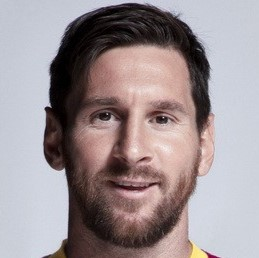
#> input picture Fifth Course/Visión Artificial/Prova Lab2/messi.jpg, 259 x 258 px
$ jupyter execute E2_P2.ipynb
#> lines starting #> are read from the running program, lines starting #| are printed output that depends on the picture; after the words box and inside, x2 and y2 are one past the last pixel; in counts of white or black regions, pixels touching at a corner belong together
# E2

Quadrants are back! You need to divide the messi.jpg image into four different quadrants. The following modifications must be applied:

1. Q0: Nothing, plain grayscale.
2. Q1: High-pass filter result.
3. Q2: Low-pass filter result.
4. Q3: Canny edges of the quadrant.

The resulting image should look like this:

[cell 1]
import numpy as np
import matplotlib.pyplot as plt
from skimage import io, color, feature, img_as_float
from skimage.filters import gaussian

from scipy.ndimage import gaussian_filter

# === Load and prepare image ===
img = io.imread('messi.jpg')
#> img is the input picture: shape (258, 259, 3); mean R, G, B 156.7, 145.5, 148.4
width = img.shape[0]
#> width = 258
height = img.shape[1]
#> height = 259
img_grayscale = color.rgb2gray(img)
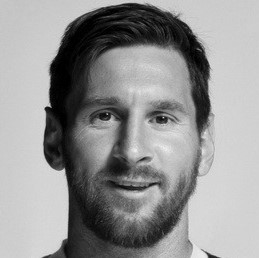
#> img_grayscale: shape (258, 259) float64; min 0, max 0.94, mean 0.581
low_filter = gaussian(img_grayscale, sigma=1.5)
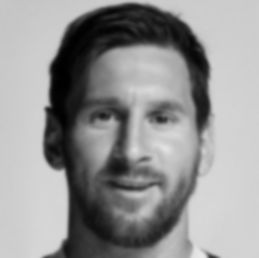
#> low_filter: shape (258, 259) float64; min 0.00317, max 0.91, mean 0.581
high_filter = img_grayscale - low_filter
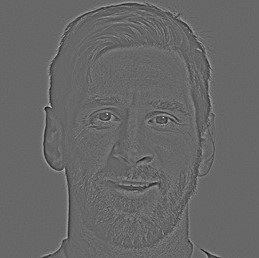
#> high_filter: shape (258, 259) float64; min -0.369, max 0.537, mean 9.47e-06; drawn with min black and max white
canny_filter = feature.canny(low_filter)
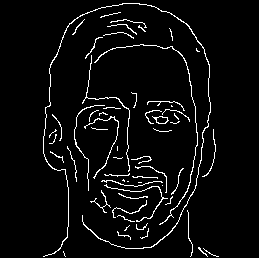
#> canny_filter: shape (258, 259) bool; 4.6% white in thin lines or dots, all inside (x1, y1, x2, y2) = (43, 3, 219, 257)

final_image = np.zeros((258,259))
final_image[:width//2, : height//2] = img_grayscale[:width//2, : height//2]
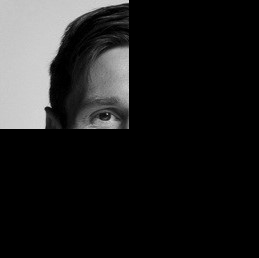
#> final_image: shape (258, 259) float64; min 0, max 0.856, mean 0.123
final_image[width//2:, : height//2] = low_filter[height//2:, :width//2]
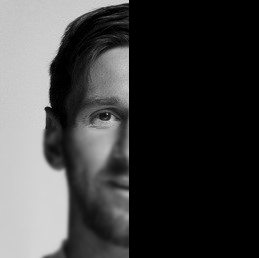
#> final_image: shape (258, 259) float64; min 0, max 0.856, mean 0.253
final_image[width//2:, height//2:] = canny_filter[width//2:, height//2:]
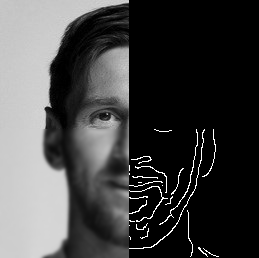
#> final_image: shape (258, 259) float64; 1.36% of pixels changed, all inside (x1, y1, x2, y2) = (129, 129, 219, 257)
final_image[:width//2, height//2:] = high_filter[:width//2, height//2:]
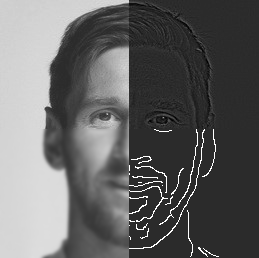
#> final_image: shape (258, 259) float64; min -0.207, max 1, mean 0.266; drawn with min black and max white

plt.axis('off')
plt.imshow(final_image, cmap ='gray')
